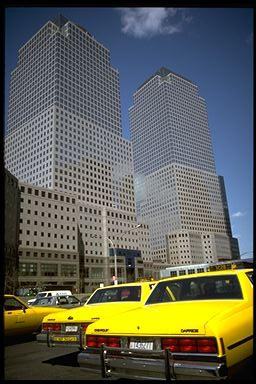
%> input picture TIM/TP/MyTpTIM/Image_jpg/ville02032.JPG, 256 x 384 px
$ octave TP_couleur.m   (GNU Octave 9; MATLAB toolbox functions it lacks are replaced by stand-ins)
%> lines starting %> are read from the running program, lines starting %| are printed output that depends on the picture
%-----------------------------------------------------
% UE Traitement d'Images M1 Info
% TP1 programme TP_couleur.m
% Objectifs :
%  -Découvrir Matlab
%  - Premières manipulations d'une image
%       . Tableau image en mémoire, codage des intensités et des couleurs
%       . Transformation de couleurs en niveaux de gris
%       . Effet d'inverse vidéo
%------------------------------------------------------

%Fermer toutes les figures et vider la mémoire
close all
clear

%Nom du répertoire des images JPG
dirIma='..\Image_jpg';

%Nom de l'image choisi
nomIma='ville02032';

%lecture de l'image
ima=imread([dirIma '\' nomIma '.JPG']);
%> ima is the input picture: size 384x256x3 uint8; mean R, G, B 95.3, 97.2, 86.2

%Affichage avec "plot"
n1=figure;
subplot(1,2,1)
image(ima)
axis 'equal'
axis 'off'
title('image couleur')

%taille de l'image
size(ima)
%> ans = [384 256 3]

%retirer 16 pixels en haut et en bas, à droite et à gauche
ima = ima(17:end-16, :,:);
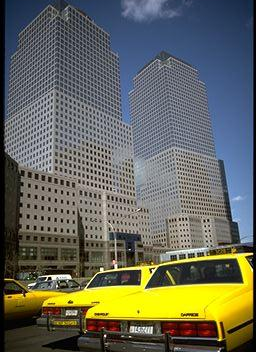
%> ima: size 352x256x3 uint8; mean R, G, B 101.3, 103.1, 90.8
ima = ima(:, 17:end-16,:);
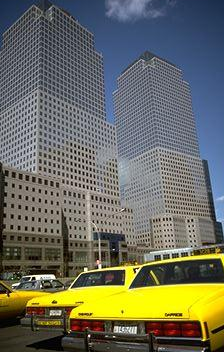
%> ima: size 352x224x3 uint8; mean R, G, B 106.9, 108.2, 94.5

%vérifier que l'image est à la bonne taille
taille = size(ima)
%> taille = [352 224 3]

%poursuivre l'affichage
figure(n1)
subplot(1,2,2)
image(ima)
axis 'equal'
axis 'off'
title('image couleur sans les bords')

%maxima, minima
max(max(ima(:,:,1)))
%> ans = 255
max(max(ima(:,:,2)))
%> ans = 255
max(max(ima(:,:,3)))
%> ans = 255
min(min(ima(:,:,1)))
%> ans = 0
min(min(ima(:,:,2)))
%> ans = 0
min(min(ima(:,:,3)))
%> ans = 0

%image en niveau de gris
%On rappelle l'équation de la luminance : Luminance = 0.299*Rouge+0.587*Vert+0.114*Bleu;
%On applique cette équation pour trouver l'image en niveau de gris, variable : ima_gris

imaGris = 0.299*ima(:,:,1)+0.587*ima(:,:,2)+0.114*ima(:,:,3);
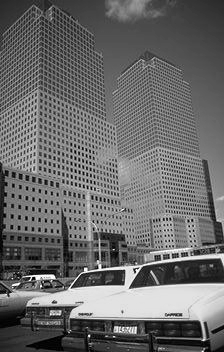
%> imaGris: size 352x224 uint8; min 0, max 255, mean 106.2

n2=figure;
image(imaGris)
colormap(gray(256))
axis 'equal'
axis 'off'

%-----------------ecrire et completer les instructions-------------------%
%Mettre en inverse vidéo pour l'image couleur et pour l'image en niveaux de gris
imaGrisInverse = 255-imaGris;
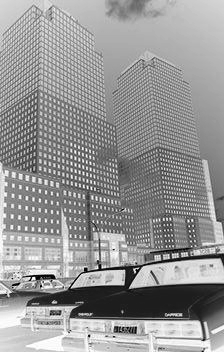
%> imaGrisInverse: size 352x224 uint8; min 0, max 255, mean 148.8
imaInverse     = 255-ima;
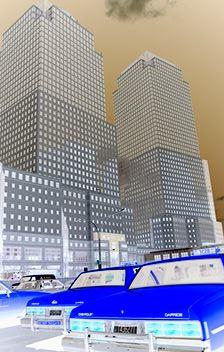
%> imaInverse: size 352x224x3 uint8; mean R, G, B 148.1, 146.8, 160.5
%-------------------------------------------------------------------------%

disp('Pause : Ecrire les équations pour passer en vidéo inverse')
pause

%Affichage
%Expliquer les inversions de couleurs
n3=figure;
subplot(2,2,1)
image(ima)
axis 'equal'
axis 'off'
title('image couleur')
subplot(2,2,2)
image(imaInverse)
axis 'equal'
axis 'off'
title('image inverse vidéo')
subplot(2,2,3)
image(imaGris)
axis 'equal'
axis 'off'
colormap(gray(256))
title('image gris')
subplot(2,2,4)
image(imaGrisInverse)
axis 'equal'
axis 'off'
colormap(gray(256))
title('image inverse vidéo')

$ run again, with TIM/TP/MyTpTIM/Image_jpg/ville01042.JPG copied over TIM/TP/MyTpTIM/Image_jpg/ville02032.JPG
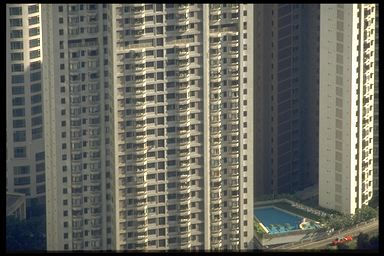
%> input picture TIM/TP/MyTpTIM/Image_jpg/ville01042.JPG, 384 x 256 px
%> ima is the input picture: size 256x384x3 uint8; mean R, G, B 104.5, 104.3, 95.2
%> `ima = ima(:, 17:end-16,:);`:
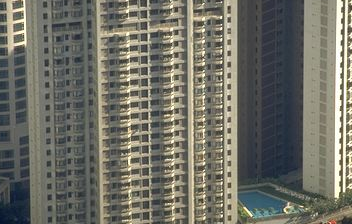
%> ima: size 224x352x3 uint8; mean R, G, B 112, 111.9, 102.2
%> `max(max(ima(:,:,1)))`: ans = 255
%> `min(min(ima(:,:,1)))`: ans = 4
%> `min(min(ima(:,:,2)))`: ans = 18
%> `min(min(ima(:,:,3)))`: ans = 21
%> `imaInverse     = 255-ima;`:
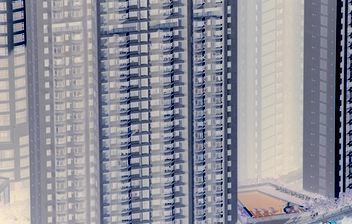
%> imaInverse: size 224x352x3 uint8; mean R, G, B 143, 143.1, 152.8
